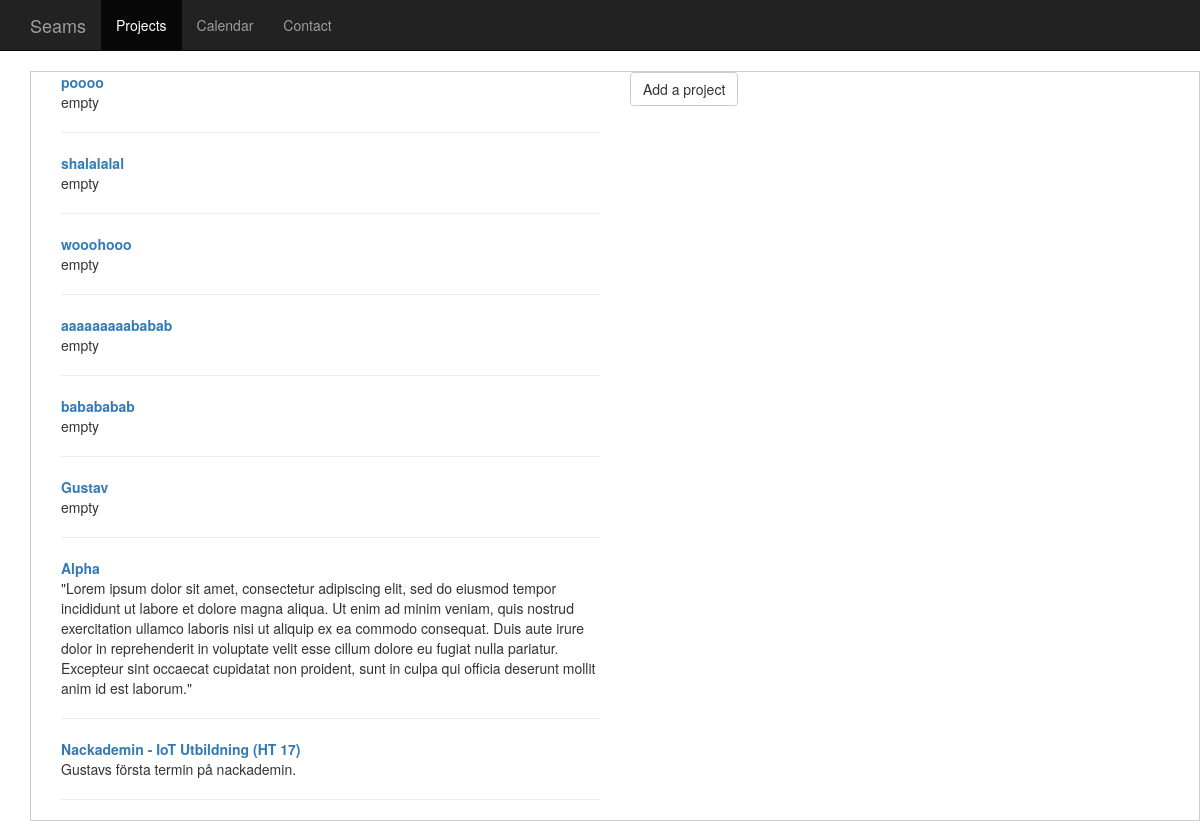
Page /projects/ (signed in) on the committed database.
### seams/models.py (models this page shows, shortened)
class Project(models.Model):
    title = models.CharField(max_length= 200)
    info = models.TextField(default='empty')
    authors = models.ManyToManyField(User)
    saleDocLink = models.URLField(blank=True, null=True)
    salePointsCreated = models.NullBooleanField()
    researchDone = models.NullBooleanField()
    internalMeetingCreated = models.NullBooleanField()
    def __str__(self):
        return self.title

### seams/views.py (the view)
# urls.py: url(r'^projects/$', projects_page, name='projects'),
def projects_page(request):
    return render(request, 'user.html', { 'user': request.user })

### login/templates/user.html
{% extends "base.html" %}
{% block content %}
{% load staticfiles %}
<link rel="stylesheet" href="{% static 'style/stylesheet.css' %}" type = "text/css"/>
<div class="container" style="border: 1px solid #ccc;">
    <div class="row-fluid">
        <div class="col-md-6">
            {% for p in user.project_set.all %}
            <a href="/projectdetails/{{ p.pk }}" style="font-weight: bold;">{{ p }}</a>
            <br/>
            {{ p.info }}
            <hr>
            {% endfor %}
        </div>
        <div class="col-md-6">
            <a href="add" class="btn btn-default">Add a project</a>
        </div>
    </div>
</div>
{% endblock %}

### login/templates/base.html (shortened to what this page needs)
<!DOCTYPE html>
<html lang="en">
  <head>
      {% load staticfiles %}
	<link rel="stylesheet" href="{% static 'login/css/bootstrap.min.css' %}" type = "text/css"/>
	<link rel="stylesheet" href="{% static 'login/css/jquery-ui.min.css' %}" type = "text/css"/>
	<link rel="stylesheet" href="{% static 'style/stylesheet.css' %}" type = "text/css"/>
  </head>
  <body>
    <nav class="navbar navbar-inverse navbar-static-top">
      <div class="container">
        <div class="navbar-header">
          <a class="navbar-brand" href="#">Seams</a>
        </div>
        <div id="navbar" class="collapse navbar-collapse">
          <ul class="nav navbar-nav">
            <li class="active"><a href="/projects">Projects</a></li>
            <li><a href="#about">Calendar</a></li>
            <li><a href="#contact">Contact</a></li>
          </ul>
        </div>
      </div>
    </nav>
    <div class="container">
      <div class="starter-template">
      {% block content %}
      {% endblock content %}
      </div>
    </div>
  </body>
</html>

### rows in the picture
Project: title "poooo", info "empty"
Project: title "shalalalal", info "empty"
Project: title "wooohooo", info "empty"
Project: title "aaaaaaaaababab", info "empty"
Project: title "babababab", info "empty"
Project: title "Gustav", info "empty"
Project: title "Alpha", info "\"Lorem ipsum dolor sit amet, consectetur adipiscing elit, sed do eiusmod tempor incididunt ut labore et dolore magna aliqua. Ut enim ad minim veniam, quis nostrud exercitation ullamco laboris nisi ut aliquip ex ea commodo consequat. Duis aute irure dolor in reprehenderit in voluptate velit esse cillum dolore eu fugiat nulla pariatur. Excepteur sint occaecat cupidatat non proident, sunt in culpa qui officia deserunt mollit anim id est laborum.\""
Project: title "Nackademin - IoT Utbildning (HT 17)", info "Gustavs första termin på nackademin."
